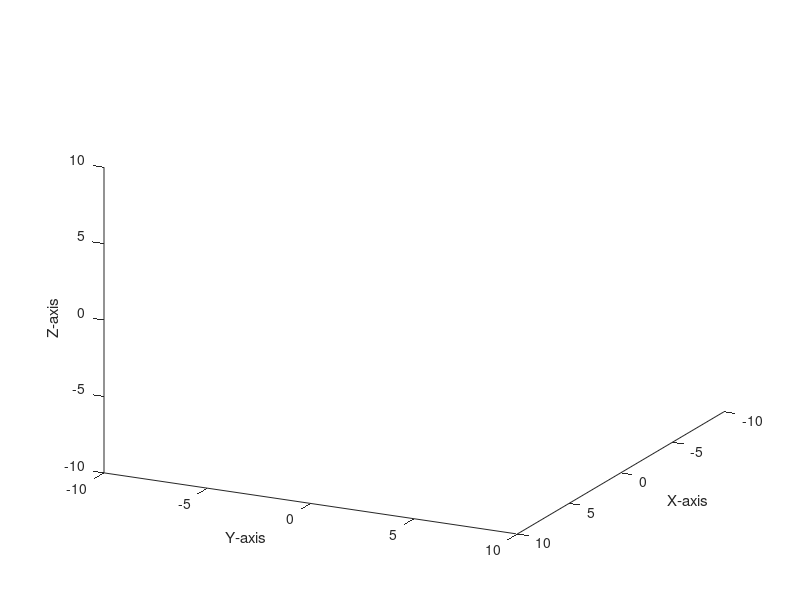

Write MATLAB code to recreate this figure. (Note: this script raises an error after producing the figure.)
% exercise 1: Rotating a cyclinder
%
% video: https://www.youtube.com/watch?v=jYkHTfPiGgI&index=9&list=PLf4UUw377fIfu61-yNb_2KHroMWny1hbd
% 
% task: Create an animation of a cylinder that rotate around the global y axis 


% create figure for cylinder to 'live' on and set a nice 3D view
%
figure;
view([180 90 90])
xlim([-10 10])
ylim([-10 10])
zlim([-10 10])
xlabel('X-axis')
ylabel('Y-axis')
zlabel('Z-axis')


% Create random cylinder surface then convert to patch object
%
R = 5;                    % radius of cylinder
N = 20;                   % number of vertices used to draw cylinder (larger N = more rounded)
[x,y,z] = cylinder(R,N);  % Matlab built-in function to create surfaces of cylinder
[vertices,faces] = surface2patch(x,y,z); % biomechZoo preferred object style
patch_handle = patch('vertices',vertices,'faces',faces,'faceColor',[1 0 0]);


% get rotation coordindates
%
ud.vert = vertices; 
set(patch_handle,'userdata',ud)

gunit = [1 0 0; 0 1 0; 0 0 1];
ijkStack = [];
for i = 1:10:360
    
    %rotate gunit by i degrees about the y axiis
    ijk = vecrotate(gunit,i,'y');
    
    % Stack ijk vectors as a cell array
    ijkStack = [ijkStack;{ijk}];
    
end

ud.ort = ijkStack;
set(patch_handle,'userdata',ud)


% rotate the cylidner
%
for i = 1:length(ijkStack)
    
    ort = ud.ort{i};
    vr = ud.vert;
    
    newVr = ctransform(ort,gunit,vr);
    
    set(patch_handle,'vertices',newVr)
    
    pause(0.1)
    
end
    


    

